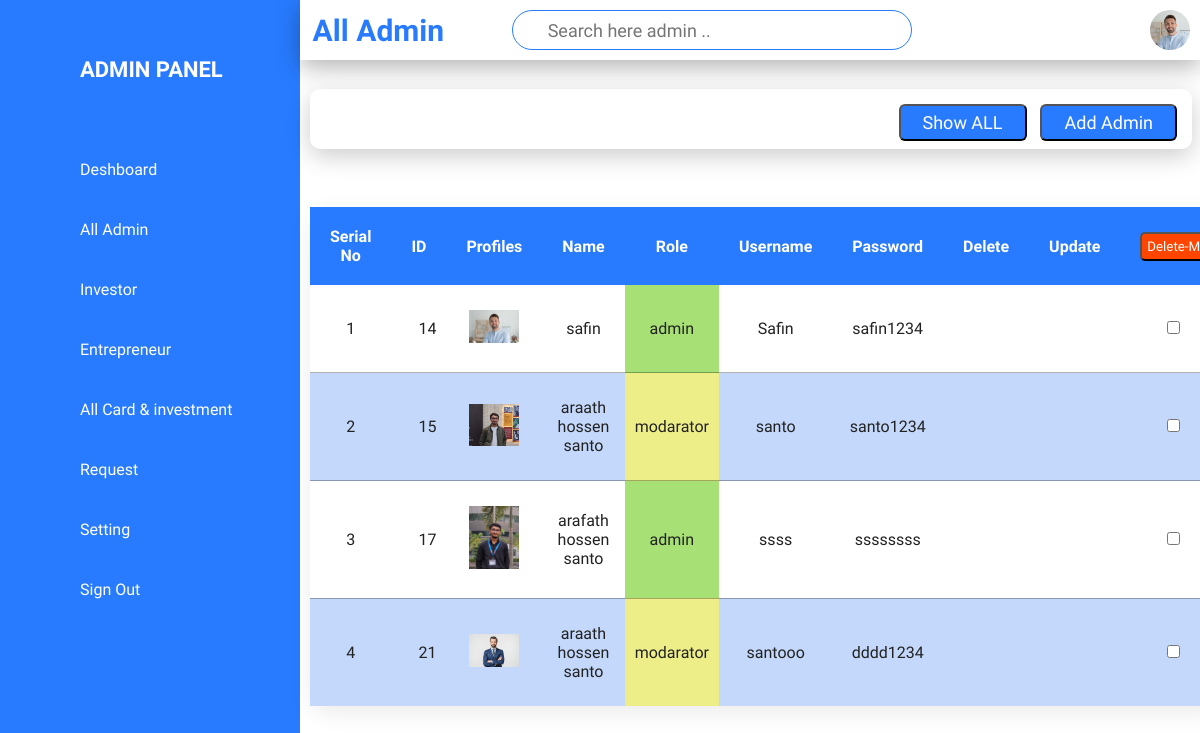
Screenshot of /Admin/admin-show.php (signed in) with the database file from the repository.
### Admin/admin-show.php (the view, shortened to what this page needs)
<?php
    require "includes/configure.php";
    if(!$connnection){
         die("not connected".mysqli_error());
    }else{
         $sr="";
        $query="SELECT * FROM `admin-table1` WHERE name LIKE '$sr%'";
        $result=mysqli_query($connnection,$query);
        $count=mysqli_num_rows($result);
        if($count>0){
           ?>
<?php require "includes/admin-sidebar.php";?>
<?php require "includes/top-bar.php";?>
<br>
<!DOCTYPE html>
<html>
<head>
  <link rel="stylesheet" href="cssadmin-show-style.css">
</head>
<body>
</body>
</html>
<div class="container2">
<div class="item1">
<form action="" method="get">
<input type="submit" value="Show ALL" name="show-button" class="btn btn-info">
<input type="submit" value="Add Admin" name="add-admin" class="btn btn-info">
</form>
</div>
     </div>
     <br><br>
         <form action="" method="get">
         <div class="detail">
                <div class="recor">
           <table class="table">
                 <thead class="a">
                    <tr>
                        <th>Serial No</th>
                        <th>ID</th>
                        <th>Profiles</th>
                        <th>Name</th>
                        <th>Role</th>
                        <th>Username</th>
                        <th>Password</th>
                        <th>Delete</th>
                        <th>Update</th>
                        <th><a onclick="return confirm('are you sure')"<center><input type="submit" class="delete-m" name="delete_m_data" value="Delete-M"></center></th>
                     </tr>
                 </thead>
<?php
       $serial=0;
        while($row=mysqli_fetch_assoc($result)){
             $id=$row['id'];
             $profile_pic=$row['photo'];
             $name=$row['name'];
             $role=$row['role'];
             $usnm=$row['username'];
             $password=$row['password'];
             $serial++;
           ?>
                   <tr>
                        <td><?php echo "$serial"; ?></td>
                        <td><?php echo "$id"; ?></td>
                        <td><img width="50px"; src="admin-photo/<?php echo $profile_pic;?>"></td>
                        <td><?php echo "$name"; ?></td>
                        <?php if($role=="admin"){ ?>
                        <td class="status admin"><?php echo "$role";?></td>
                          <?php
                        }else{ ?>
                        <td class="status mod"><?php echo "$role";?></td>
                        <?php
                        }
                        ?>
                        <td><?php echo "$usnm"; ?></td>
                        <td><?php echo "$password"; ?></td>
                        <td></td><td>
                        <a href="admin-update.php?id=<?php echo $id?>"><ion-icon name="pencil-outline"></ion-icon></a></td>
                        <td><center><input type="checkbox" name="check-data[]" value="<?php echo $id ?>"></center></td>
                     </tr>
        </div>
        </div>
<?php
        }
    ?>
<?php
    }else{
        echo "you dont have any data on yout db";
    }
   }
?>

### Admin/admin_css/adminstyle.css (style rules this page uses)
* { margin: 0; padding: 0; box-sizing: border-box; font-family: 'Ubuntu',sans-serif; }
:root { --blue:#287bff; --white:#fff; --grey:#f5f5f5; --black1:#222; --black2:#999; }
body { min-height: 100vh; overflow-x: hidden; }
.btn { position: relative; padding: 5px 10px; background: var(--blue); text-decoration: none; color: var(--white); border-radius: 6px; }

### Admin/admin_css/cssadmin-show-style.css (style rules this page uses)
:root { --blue:#287bff; --blue2:#c3d8fa; --white:#fff; --grey:#f5f5f5; --black1:#222; --black2:#999; }
.status { height: 10px; width: 10px; }
.admin { background-color: rgb(167, 224, 117); }
.mod { background-color: rgb(238, 238, 136); }
.container2 { height: 60px; width: 98%; margin: 10px; margin-top: 10px; display: flex; flex-direction: row-reverse; justify-content: flex-start; padding: 10px; box-shadow: 0 7px 25px rgba(0,0,0,0.2); border-radius: 10px; }
.btn { padding: 6px 22px; margin: 5px; font-size: large; }
.delete-m { background: orangered; padding: 5px; border-radius: 5px; color: white; }
table { border-collapse: collapse; border-radius: 20px; text-align:center; margin: 10px; box-shadow: 0 7px 25px rgba(0,0,0,0.08); }
.a { background-color:#343A42; }
th, td { text-align: center; padding: 8px; }
tr:nth-child(even) { background-color: var(--blue2);; }
th { padding: 20px 20px; background-color: var(--blue); color: white; }
.detail table { width: 98%; border-collapse: collapse; margin:10px; }
.detail .recor table tr { color: var(--black1); border-bottom: 1px solid rgba(0, 0, 0, 0.3); }
.detail .recor table tr:last-child { border-bottom: none; }
.detail .recor table tr td { padding: 25px 10px; }
.detail .recor table tr td:last-child { text-align: end; }
.detail .recor table tr td:nth-child(2) { text-align: end; }
.detail .recor table tr td:nth-child(3) { text-align: center; }

### rows the page displays
admin-table1: id "14", photo (picture), name "safin", role "admin", username "Safin", password "safin1234"
admin-table1: id "15", photo (picture), name "araath hossen santo", role "modarator", username "santo", password "santo1234"
admin-table1: id "17", photo (picture), name "arafath hossen santo", role "admin", username "ssss", password "ssssssss"
admin-table1: id "21", photo (picture), name "araath hossen santo", role "modarator", username "santooo", password "dddd1234"

### other values shown
$title "All Admin"
